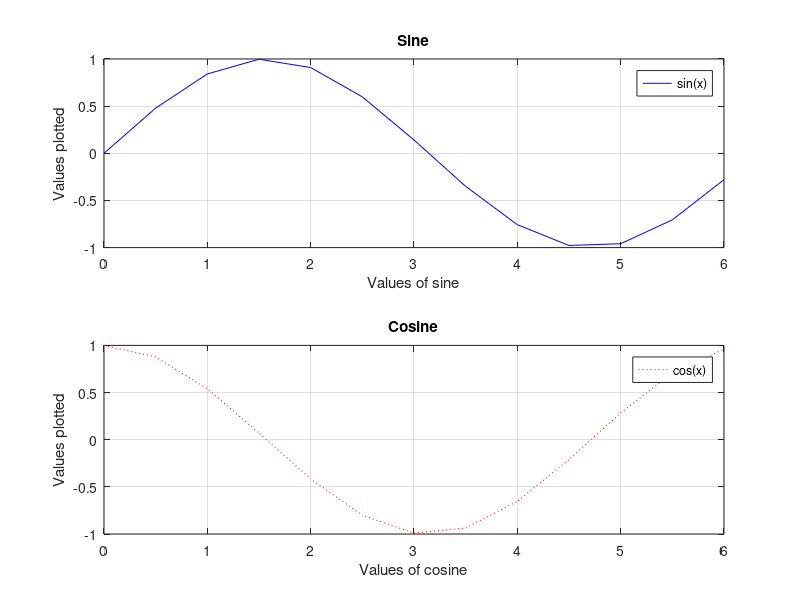

This chart was generated by the following MATLAB code:
% 6_1 - Plotting Sines and Cosines
x = 0:0.5:2*pi;
y = sin(x);
z = cos(x);

subplot(2,1,1);
plot(x, y, 'b-');
title("Sine");
xlabel("Values of sine");
ylabel("Values plotted");
legend('sin(x)');
grid on;

subplot(2,1,2);
plot(x, z, 'r:');
title("Cosine");
xlabel("Values of cosine");
ylabel("Values plotted");
legend('cos(x)');
grid on;
